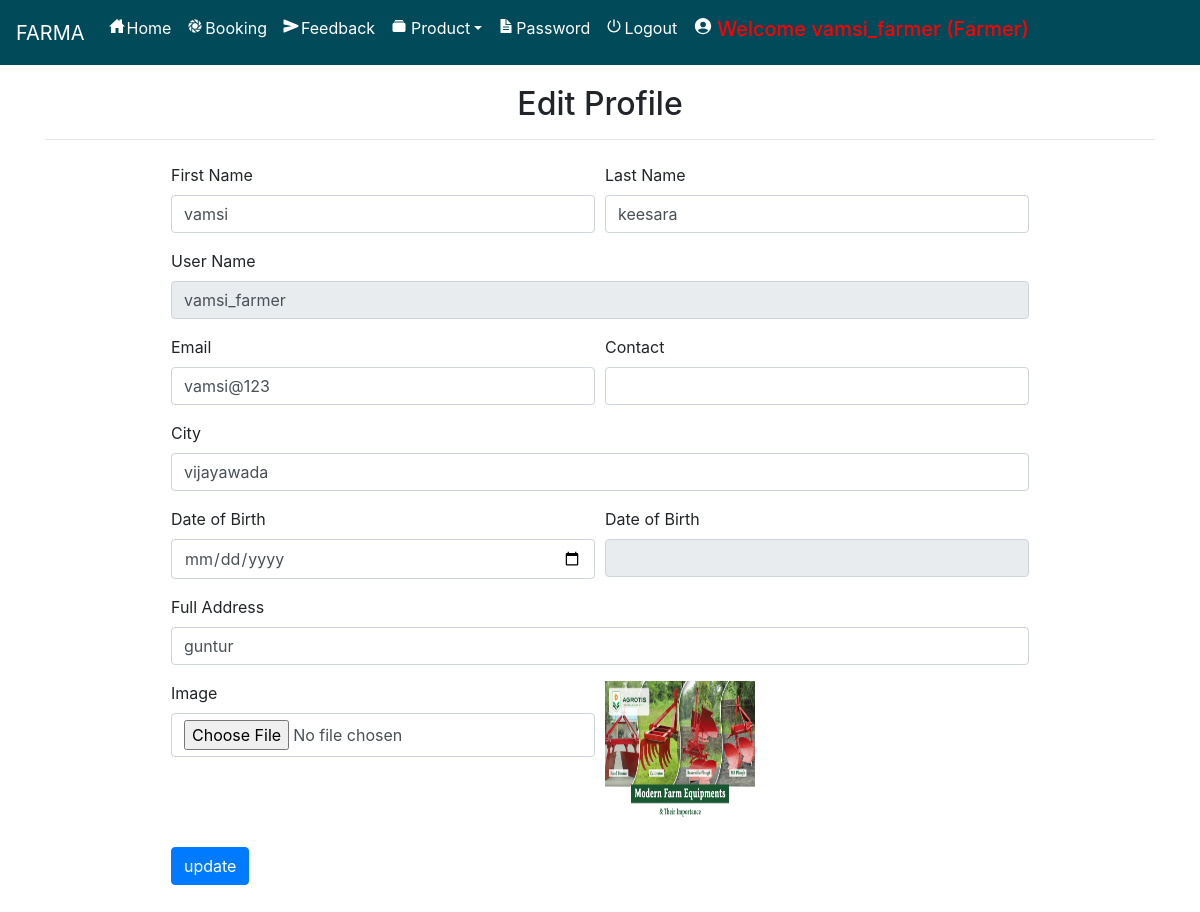
/edit_profile (signed in), run on the app's committed database.
### farmerapp/models.py (models this page shows, shortened)
class Profile(models.Model):
    user = models.ForeignKey(User, on_delete=models.CASCADE, null=True)
    city = models.CharField(max_length=30, null=True)
    address = models.CharField(max_length=50, null=True)
    user_type = models.CharField(max_length=10, null=True)
    status =  models.CharField(max_length=30, null=True, default="Pending")
    image = models.FileField(null=True)

### farmerapp/views.py (the view, shortened to what this page needs)
# urls.py: path('edit_profile', Edit_profile, name='edit_profile'),
def Edit_profile(request):
    if not request.user.is_authenticated:
        return redirect('login')
    error = False
    user=User.objects.get(id=request.user.id)
    pro = Profile.objects.get(user=user)
    cart = ""
    try:
        cart = Cart.objects.get(profile=pro)
    except:
        pass
    num1=0
    total=0
    for i in cart:
        total+=i.product.price
        num1+=1
    d = {'error':error,'pro':pro,'num1':num1,'total':total}
    return render(request, 'edit_profile.html',d)

### farmerapp/templates/edit_profile.html (shortened to what this page needs)
{% extends 'navigation.html' %}
{% block body %}
{% load static %}
<div class="container">
    <h2 style="margin-top:20px" align="center">Edit Profile</h2><hr>
<div class="container-fluid" style="width:80%;margin-top:2%">
<form method="post" action="" enctype="multipart/form-data">
    <div class="form-row">
    <div class="form-group col-md-6">
      <label for="inputEmail4">First Name</label>
      <input type="text" class="form-control" value="{{pro.user.first_name}}" name="fname" id="inputEmail4">
    </div>
    <div class="form-group col-md-6">
      <label for="inputPassword4">Last Name</label>
      <input type="text" class="form-control" name="lname" value="{{pro.user.last_name}}" id="inputPassword4">
    </div>
  </div>
    <div class="form-row">
    <div class="form-group col-md-12">
      <label for="inputEmail4">User Name</label>
      <input type="text" class="form-control" name="uname" value="{{pro.user.username}}" id="inputEmail4" readonly>
    </div>
  </div>
        <div class="form-row">
<div class="form-group col-md-6">
    <label for="exampleInputEmail1">Email</label>
    <input type="email" class="form-control" id="exampleInputEmail1" aria-describedby="emailHelp" name="email" value="{{pro.user.email}}">
  </div>
  <div class="form-group col-md-6">
    <label for="exampleInputPassword1">Contact</label>
    <input type="text" class="form-control" id="exampleInputPassword1" value="{{pro.contact}}" name="contact">
  </div>
        </div>
        <div class="form-row">
    <div class="form-group col-md-12">
    <label for="exampleInputPassword1">City</label>
    <input type="text" class="form-control" id="exampleInputPassword1" value="{{pro.city}}" name="city">
  </div>
        </div>
    <div class="form-row">
    <div class="form-group col-md-6">
        <label for="exampleInputPassword1">Date of Birth</label>
    <input type="date" class="form-control" id="exampleInputPassword1" name="date">
  </div>
        <div class="form-group col-md-6">
        <label for="exampleInputPassword1">Date of Birth</label>
    <input type="text" class="form-control" id="exampleInputPassword1" value="{{pro.dob}}" readonly>
        </div>
        </div>
    <div class="form-row">
    <div class="form-group col-md-12">
    <label for="exampleInputPassword1">Full Address</label>
    <input type="text" class="form-control" id="exampleInputPassword1" value="{{pro.address}}" name="add">
  </div>
    </div>
    <div class="form-row">
<div class="form-group col-md-6">
    <label for="exampleInputPassword1">Image</label>
    <input type="file" class="form-control" id="exampleInputPassword1" name="img" value="choose file">
</div>
        <div class="form-group col-md-6">
    <img src="{{pro.image.url}}" style="width:150px;height:150px">
</div>
    </div>
  <button type="submit" class="btn btn-primary" style="margin-bottom:5%">update</button>
</form>
</div>
</div>
{% endblock %}

### farmerapp/templates/navigation.html (shortened to what this page needs)
<!DOCTYPE html>
<html lang="en">
<head>
    {% load static %}
     <link rel="stylesheet" href="https://maxcdn.bootstrapcdn.com/bootstrap/4.0.0/css/bootstrap.min.css">
  <link rel = stylesheet href = "//cdn.datatables.net/1.10.19/css/jquery.dataTables.min.css">
<link rel="stylesheet" href="https://cdnjs.cloudflare.com/ajax/libs/font-awesome/4.7.0/css/font-awesome.min.css">
</head>
<body style="background-color:white">
<nav class="navbar navbar-expand-sm" style="background-color:rgb(1, 74, 90)">
  <a class="navbar-brand" href="#" style="color:White">FARMA</a>
  <ul class="navbar-nav">
    {% if request.user.username %}
    {% if request.user.profile_set.all.0.user_type == "Seller" %}
    <li class="nav-item">
      <a class="nav-link" href="{% url 'home' %}" style="color:white"><ion-icon style="margin-right:2px" name="home-sharp"></ion-icon>Home</a>
    </li>
    <li class="nav-item">
      <a class="nav-link" href="{% url 'admin_viewBooking' %}" style="color:white"><ion-icon style="margin-right:2px" name="aperture"></ion-icon>Booking</a>
    </li>
    <li class="nav-item">
      <a class="nav-link" href="{% url 'send_feedback' request.user.id %}" style="color:white"><ion-icon style="margin-right:2px" name="send"></ion-icon>Feedback</a>
    </li>
    <li class="nav-item dropdown">
      <a class="nav-link dropdown-toggle" data-toggle="dropdown" href="#" role="button" aria-haspopup="true" aria-expanded="false" style="color:white"><ion-icon style="margin-right:4px" name="albums"></ion-icon>Product</a>
    </li>
    <li class="nav-item">
      <a class="nav-link" href="{% url 'change_password' %}" style="color:white"><ion-icon style="margin-right:2px" name="document-text-sharp"></ion-icon>Password</a>
    </li>
    {% endif %}
    {% endif %}
    {% if request.user.is_authenticated %}
    <li class="nav-item">
    <a class="nav-link" href="/logoutuser" style="color:white"><ion-icon style="margin-right:2px" name="power-sharp"></ion-icon>Logout</a>
    </li>
    {% if not request.user.is_staff %}
    <li class="nav-item">
      <a href="{% url 'profile' request.user.id %}"><h5 class="nav-link" style="color:red"><ion-icon style="margin-right:4px;color:white" name="person-circle-sharp"></ion-icon>Welcome {{request.user.username}} {% if request.user.profile_set.all.0.user_type == 'Seller' %}(Farmer){% endif %}</h5>
      </a></li>
    {% else %}
    <li class="nav-item">
      <h5  class="nav-link" style="color:red"><ion-icon style="margin-right:4px;color:white" name="person-circle-sharp"></ion-icon>Welcome {{request.user.username}} {% if request.user.profile_set.all.0.user_type == 'Seller' %}(Farmer){% endif %}</h5>
    </li>
    {% endif %}
    {% endif %}
    </ul>
</nav>
{% block body %}
{% endblock %}
</body></html>

### farmerapp/templates/navigation.html (style rules this page uses)
* { box-sizing: border-box; }

### data on the page
Profile: fname "vamsi", lname "keesara", uname "vamsi_farmer", email "vamsi@123", city "vijayawada", add "guntur", image (picture)

### other printed values
{{ request.user.username }} "vamsi_farmer"
